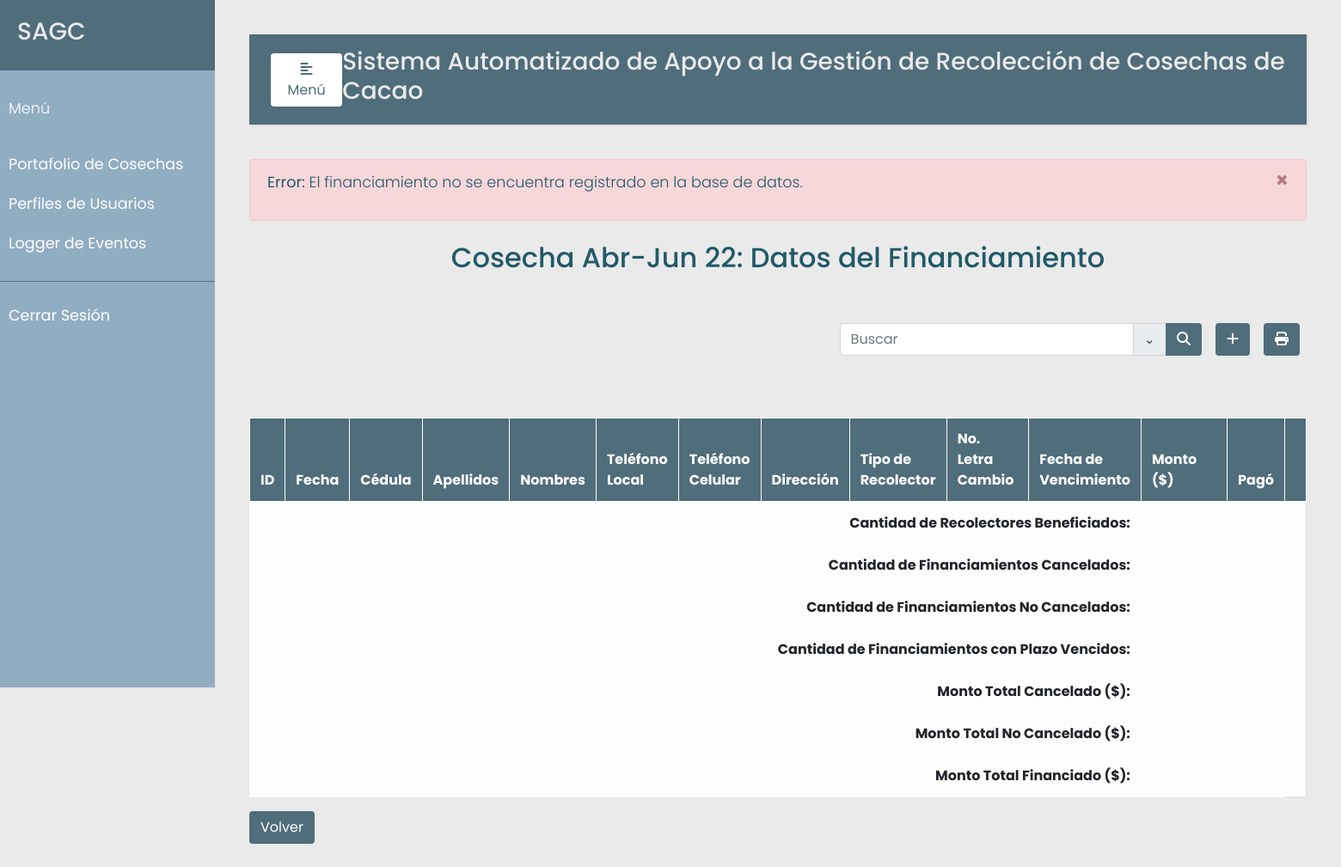
The app's page /cosecha/2/financias/1/update (signed in), older data.
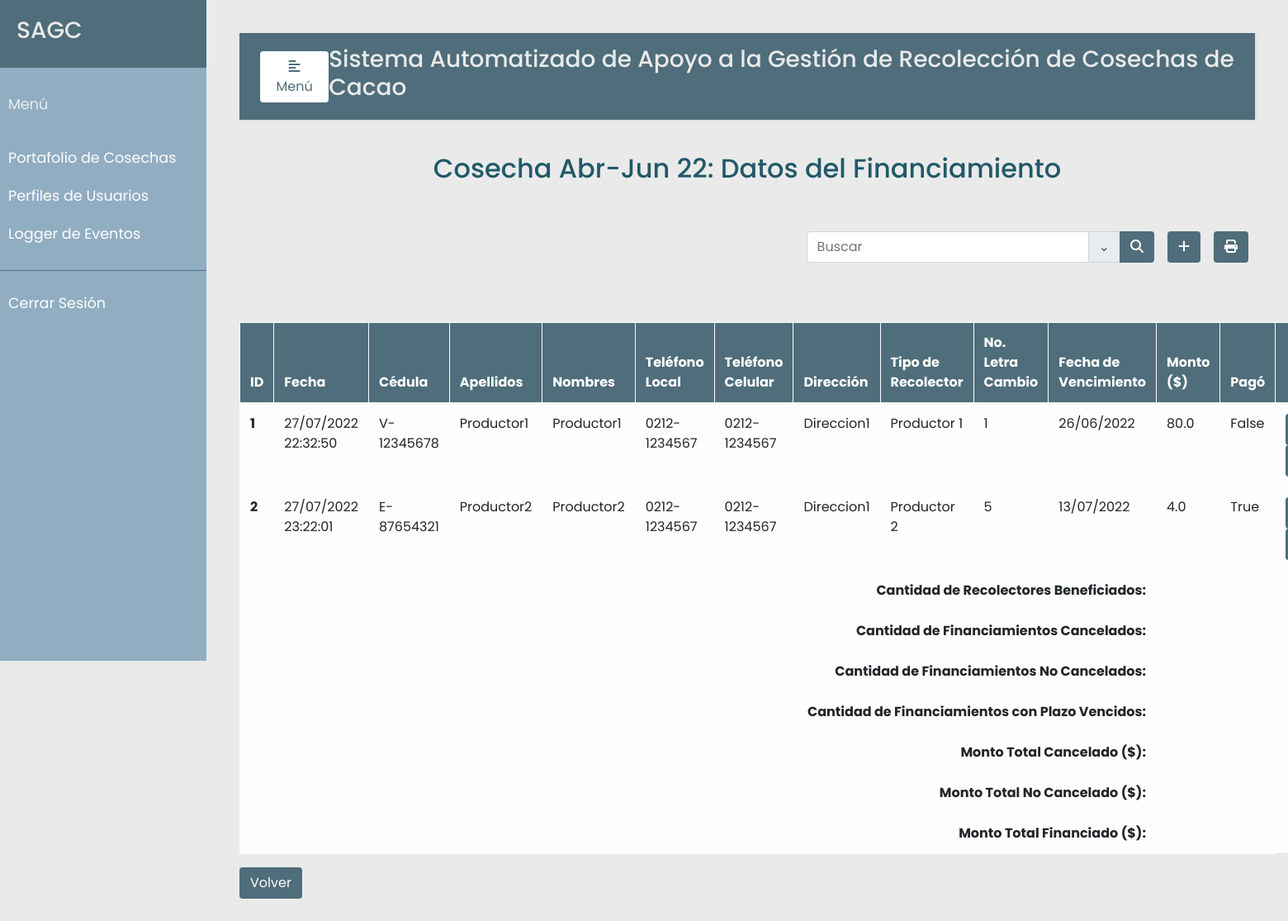
The same page, newer data.
### src/models.py (models this page shows, shortened)
class Cosecha(db.Model):
    __tablename__ = 'cosechas'
    id = db.Column(db.Integer, primary_key=True)
    descripcion = db.Column(db.String(120), unique=True)
    inicio = db.Column(db.DateTime, nullable=False)
    cierre = db.Column(db.DateTime, nullable=False)
    estado = db.Column(db.Boolean, default=True)
    compras = db.relationship('Compra', backref='cosechas')
    financias = db.relationship('Financia', backref='cosechas')

class Financia(db.Model):
    __tablename__ = 'financias'
    id = db.Column(db.Integer, primary_key=True)
    cosecha_id = db.Column(db.Integer, db.ForeignKey('cosechas.id'), nullable=False)
    recolector_id = db.Column(db.Integer, db.ForeignKey('recolectores.id'), nullable=False)
    fecha = db.Column(db.DateTime, nullable=False)
    letra_cambio = db.Column(db.String(120), nullable=False)
    fecha_vencimiento = db.Column(db.DateTime, nullable=False)
    monto = db.Column(db.Float, nullable=False)
    pago = db.Column(db.Boolean, default=False)
    observacion = db.Column(db.String(120))

class Recolector(db.Model):
    __tablename__ = 'recolectores'
    id = db.Column(db.Integer, primary_key=True)
    ci = db.Column(db.String(30), nullable=False, unique=True)
    nombre = db.Column(db.String(30), nullable=False)
    apellido = db.Column(db.String(30), nullable=False)
    telefono = db.Column(db.String(12), nullable=False)
    celular = db.Column(db.String(12), nullable=False)
    tipo_prod = db.Column(db.Integer, db.ForeignKey('tipo_prod.id'), nullable=False) # ForeignKey debe estar el nombre de la tabla a linkear
    direccion1= db.Column(db.String(120), nullable=False)
    direccion2 = db.Column(db.String(120))
    compras = db.relationship('Compra', backref='recolectores')
    financias = db.relationship('Financia', backref='recolectores')

class TipoRecolector(db.Model):
    __tablename__ = 'tipo_prod'
    id = db.Column(db.Integer, primary_key=True)
    descripcion = db.Column(db.String(120), nullable=False, unique=True)
    precio = db.Column(db.Float, nullable=False)
    producer = db.relationship('Recolector', backref='tipo_recolector', lazy=True)

### src/financias.py (the view, shortened to what this page needs)
@app.route("/cosecha/<cosecha_id>/financias/<financias_id>/update", methods=['GET', 'POST'])
@login_required
def update_financias(cosecha_id, financias_id):
    error=None
    recolectores = Recolector.query.all()
    financias = Financia.query.all()
    cosecha = Cosecha.query.filter_by(id=cosecha_id).first()
    error = verificar_cosecha_exists(cosecha_id, 'generar', cosecha)
    if error is not None:
        cosechas = Cosecha.query.all()
        return render_template('cosecha.html', error=error, cosechas=cosechas)
    financia = Financia.query.filter_by(id=financias_id).first()
    if financia is None:
        error = "El financiamiento no se encuentra registrado en la base de datos."
        return render_template('financias.html', error=error, cosecha=cosecha, recolectores=recolectores, financias=financias)
    return render_template('financias.html', error=error, cosecha=cosecha, recolectores=recolectores, financias=financias)

### src/decoradores.py (called while the page is built)
def login_required(f):
    @wraps(f)
    def wrap(*args, **kwargs):
        if 'logged_in' in session:
            return f(*args, **kwargs)
        else:
            flash('Necesitas iniciar sesión primero')
            return redirect(url_for('login'))
    return wrap

### src/verificadores.py (called while the page is built)
def verificar_cosecha_exists(id, tipo, cosecha):
    error = None
    if cosecha is None or (not cosecha.estado and tipo=='compras'):
        error = "La cosecha no está habilitada"
        if cosecha is None:
            return "La cosecha no se encuentra registrada. Registre la cosecha antes de realiza la compra."
    return error

### templates/financias.html (shortened to what this page needs)
{% extends "base.html" %}
{% set active_page = "financias" %}
{% block content %}
  <p class="text-center h2 fw-bold mb-5 mx-1 mx-md-4 mt-4" id="Nombre-Cosecha">{{ cosecha.descripcion }}: Datos del Financiamiento</p>
  <form {% if not hide %} action= '/cosecha/{{ cosecha.id }}/financias/generar/search' {% else %} action= '/cosecha/{{ cosecha.id }}/financias/listar/search' {% endif %}
  method="post" style="justify-content: flex-end">
    <div class="d-flex flex-row-reverse bd-highlight">
      <div class="p-2 bd-highlight">
        <button type="button" id="printer" class="btn" style="color:#fff; background-color:#4F6D7A;">
          <i class="fa fa-print" aria-hidden="true"></i>
        </button>
      </div>
      {% if not hide %}
      <div class="p-2 bd-highlight">
        <button type="button" class="btn" style="color:#fff; background-color:#4F6D7A;" data-toggle="modal" data-target="#exampleModalLong">
          <i class="fa-solid fa-plus"></i>
        </button>
      </div>
      {% endif %}
      <div class="p-2 bd-highlight">
          <div class="input-group mb-3">
              <input type="text" class="form-control" placeholder="Buscar" aria-label="Buscar" name="search_financia" value="{{request.form.search_financia}}">
              <div class="input-group-append">
                <span class="input-group-text" id="basic-addon1"><a data-toggle="collapse" href="#collapse1"> ⌄ </a></span>
              </div>
              <div class="input-group-append">
                <button type="submit" id="search_financia" name="action-type" value="search" class="btn" style="color:#fff; background-color:#4F6D7A";>
                  <i class="fas fa-search" aria-hidden="true"></i>
                </button>
              </div>
          </div>
      </div>
    </div>
</form>
  <br/>
  <br>
  <table class="table table-bordered table-light table-hover" id="tabla_cosechas">
    <thead>
      <tr>
        <th scope="col">ID</th>
        <th scope="col">Fecha</th>
        <th scope="col">Cédula</th>
        <th scope="col">Apellidos</th>
        <th scope="col">Nombres</th>
        <th scope="col">Teléfono<br>Local</th>
        <th scope="col">Teléfono<br>Celular</th>
        <th scope="col">Dirección</th>
        <th scope="col">Tipo de<br>Recolector</th>
        <th scope="col">No. Letra<br>Cambio</th>
        <th scope="col">Fecha de<br>Vencimiento</th>
        <th scope="col">Monto ($)</th>
        <th scope="col">Pagó</th>
        {% if not hide %}
        <th scope="col" class="print-delete" ></th>
        {% endif %}
      </tr>
    </thead>
    <tbody>
      {% for u in financias %}
      <tr>
        <th scope="row">{{ loop.index }}</th>
        <td>{{u.fecha.strftime("%d/%m/%Y %H:%M:%S")}}</td>
        <td>{{u.recolectores.ci }}</td>
        <td>{{u.recolectores.apellido}}</td>
        <td>{{u.recolectores.nombre}}</td>
        <td>{{u.recolectores.telefono}}</td>
        <td>{{u.recolectores.celular}}</td>
        <td>{{u.recolectores.direccion1}}</td>
        <td>{{u.recolectores.tipo_recolector.descripcion}}</td>
        <td>{{u.letra_cambio}}</td>
        <td>{{u.fecha_vencimiento.strftime("%d/%m/%Y")}}</td>
        <td>{{u.monto}}</td>
        <td>{{u.pago}}</td>
        {% if not hide %}
        <td class="print-delete" >
          <button type="button" class="btn action" data-toggle="modal" data-target="#edit-modal-{{u.id}}">
          </button>
          <button type="button" class="btn action" data-toggle="modal" data-target="#delete-modal-{{u.id}}">
          </button>
        </td>
        {% endif %}
      </tr>
      {% endfor %}
      <tr>
        <th scope="row" colspan="11" style="text-align: right;">Cantidad de Recolectores Beneficiados:</th>
        <td colspan="2">{{ total_cantidad }}</td>
      </tr>
      <tr>
        <th scope="row" colspan="11" style="text-align: right;">Cantidad de Financiamientos Cancelados:</th>
        <td colspan="2">{{ total_monto }}</td>
      </tr>
      <tr>
        <th scope="row" colspan="11" style="text-align: right;">Cantidad de Financiamientos No Cancelados:</th>
        <td colspan="2">{{ total_cantidad }}</td>
      </tr>
      <tr>
        <th scope="row" colspan="11" style="text-align: right;">Cantidad de Financiamientos con Plazo Vencidos:</th>
        <td colspan="2">{{ total_monto }}</td>
      </tr>
      <tr>
        <th scope="row" colspan="11" style="text-align: right;">Monto Total Cancelado ($):</th>
        <td colspan="2">{{ total_cantidad }}</td>
      </tr>
      <tr>
        <th scope="row" colspan="11" style="text-align: right;">Monto Total No Cancelado ($):</th>
        <td colspan="2">{{ total_monto }}</td>
      </tr>
      <tr>
        <th scope="row" colspan="11" style="text-align: right;">Monto Total Financiado ($):</th>
        <td colspan="2">{{ total_cantidad }}</td>
      </tr>
    </tbody>
  </table>
  <div class="row">
    <div class="col-md-12">
      <a href="/cosecha" class="btn action">Volver</a>
    </div>
  </div>
{% endblock %}

### templates/base.html (shortened to what this page needs)
<!DOCTYPE html>
<html lang="en">
<head>
    <link rel="stylesheet" href="https://cdn.jsdelivr.net/npm/bootstrap@4.3.1/dist/css/bootstrap.min.css">
    <link rel="stylesheet" href="{{ url_for('static', filename='../static/css/styles.css') }}">
    <link rel="stylesheet" href="https://cdnjs.cloudflare.com/ajax/libs/malihu-custom-scrollbar-plugin/3.1.5/jquery.mCustomScrollbar.min.css">
    <link rel="stylesheet" href="https://cdnjs.cloudflare.com/ajax/libs/font-awesome/6.1.1/css/all.min.css" />
</head>
<body>
    <div class="wrapper">
        <nav id="sidebar">
            <div class="sidebar-header"> <h3>SAGC</h3> </div>
            <ul class="list-unstyled components">
                <p>Menú</p>
                {% if session['logged_in'] %}
                    <li class="nav-item {% if active_page == 'cosecha' %}active{% endif %}">
                    <a class="nav-link" href="{{url_for('cosecha')}}">Portafolio de Cosechas</a>
                    </li>
                    {% if session['rol_admin'] %}
                    <li class="nav-item {% if active_page == 'perfiles' %}active{% endif %}">
                    <a class="nav-link" href="{{url_for('perfiles')}}">Perfiles de Usuarios</a>
                    </li>
                    {% endif %}
                    <li class="nav-item {% if active_page == 'eventos' %}active{% endif %}">
                    <a class="nav-link" href="{{url_for('eventos')}}">Logger de Eventos</a>
                    </li>
                {% endif %}
            </ul>
            {% if session['logged_in'] %}
            <ul class="list-unstyled others">
                    <li class="nav-item">
                    <a class="nav-link" href="{{url_for('logout')}}">Cerrar Sesión</a>
                    </li>
            </ul>
            {% endif %}
        </nav>
        <div id="content">
            <nav class="navbar navbar-expand-lg" style="background-color:#4F6D7A;">
                <div class="container-fluid">
                    <button type="button" id="sidebarCollapse" class="btn" style="background-color:#fff; color: #4F6D7A;">
                        <i class="fas fa-align-left"></i>
                        <span>Menú</span>
                    </button>
                    <h3>Sistema Automatizado de Apoyo a la Gestión de Recolección de Cosechas de Cacao</h3>
                </div>
            </nav>
            {% if error %}
            <div class="alert alert-danger alert-dismissible fade show" role="alert">
                <p class="error"><strong>Error:</strong> {{ error }}</p>
                <button type="button" class="close" data-dismiss="alert" aria-label="Close">
                <span aria-hidden="true">&times;</span>
                </button>
            </div>
            {% endif %}
            {% block content %}
            {% endblock %}
        </div>
    </div>
</body>
</html>

### static/css/styles.css (style rules this page uses)
body { font-family: 'Poppins', sans-serif; background: #EAEAEA; }
p { font-family: 'Poppins', sans-serif; font-size: 1.1em; font-weight: 300; line-height: 1.7em; color: #215968; }
h3 { color: #EAEAEA; }
a, a:hover, a:focus { color: inherit; text-decoration: none; transition: all 0.3s; }
.navbar { padding: 15px 10px; background: #fff; border: none; border-radius: 0; margin-bottom: 40px; box-shadow: 1px 1px 3px rgba(0, 0, 0, 0.1); }
.wrapper { display: flex; width: 100%; }
#sidebar { width: 250px; position: fixed; top: 0; left: 0; height: 100vh; z-index: 999; background: #91ADC2; color: #fff; transition: all 0.3s; }
#sidebar .sidebar-header { padding: 20px; background: #4F6D7A; }
#sidebar ul.components { padding: 20px 0; border-bottom: 1px solid #47748b; }
#sidebar ul p { color: #fff; padding: 10px; }
#sidebar ul li a { padding: 10px; font-size: 1.1em; display: block; }
a[data-toggle="collapse"] { position: relative; }
#content { width: calc(100% - 250px); padding: 40px; min-height: 100vh; transition: all 0.3s; position: absolute; top: 0; right: 0; }
.btn.action { color:#fff; background-color:#4F6D7A; }
thead { color:#fff; background-color:#4F6D7A; }

Row changes from the older to the newer data that the page shows:
added Financia: fecha "27/07/2022 22:32:50", recolectores.ci "V-12345678", recolectores.apellido "Productor1", recolectores.nombre "Productor1", recolectores.telefono "0212-1234567", recolectores.celular "0212-1234567", recolectores.direccion1 "Direccion1", recolectores.tipo_recolector.descripcion "Productor 1", letra_cambio "1", fecha_vencimiento "26/06/2022", monto "80.0", pago "False"
added Financia: fecha "27/07/2022 23:22:01", recolectores.ci "E-87654321", recolectores.apellido "Productor2", recolectores.nombre "Productor2", recolectores.telefono "0212-1234567", recolectores.celular "0212-1234567", recolectores.direccion1 "Direccion1", recolectores.tipo_recolector.descripcion "Productor 2", letra_cambio "5", fecha_vencimiento "13/07/2022", monto "4.0", pago "True"
Text that changed along with them:
{{ error }}: "El financiamiento no se encuentra registrado en la base de datos." → (not shown)
text no longer shown: "Error: ×"
